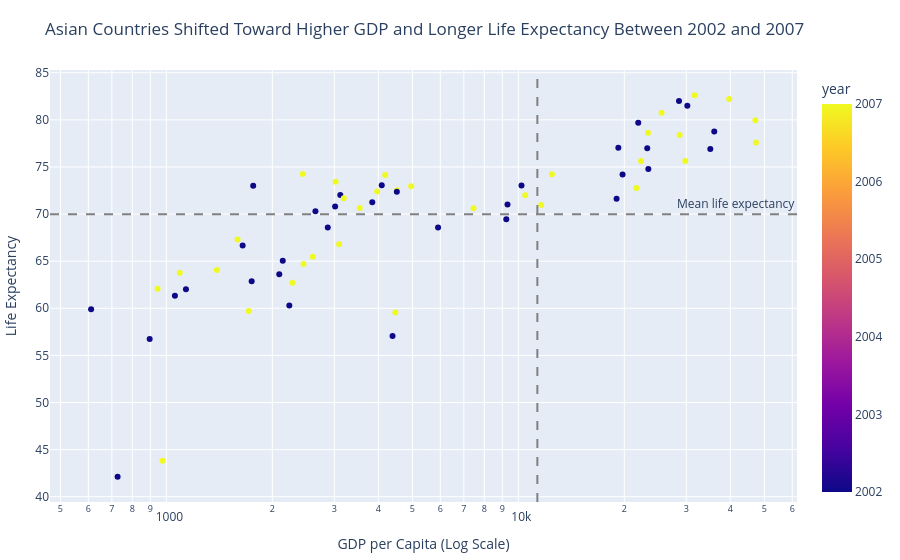

This figure's notebook cell:
### Markdown cell above
## Task 1 — Scatter: life expectancy change over time

**What to build:** A scatter showing **GDP per capita vs life expectancy** for **two years** (2002 and 2007) to show how both moved — use **colour for year** (just 2 colours), **one continent only**.

Choose any continent except Africa (that was the example). Highlight the change direction.

> 💡 Filter: `df.loc[df['continent'] == 'YOUR_CHOICE']` then filter years

### Code cell
# Task 1
# YOUR CODE HERE
import pandas as pd
import plotly.express as px

# Load dataset
df = px.data.gapminder()

# Filter to one continent (example: Asia)
asia_df = df.loc[
    (df['continent'] == 'Asia') &
    (df['year'].isin([2002, 2007]))
]

# Build scatter plot
fig = px.scatter(
    asia_df,
    x='gdpPercap',
    y='lifeExp',
    color='year',
    hover_name='country',
    log_x=True,
    color_discrete_map={
        2002: '#0072B2',  # blue
        2007: '#E69F00'   # orange
    },
    title='Asian Countries Shifted Toward Higher GDP and Longer Life Expectancy Between 2002 and 2007'
)

# Add mean reference lines
mean_gdp = asia_df['gdpPercap'].mean()
mean_life = asia_df['lifeExp'].mean()

fig.add_vline(
    x=mean_gdp,
    line_dash='dash',
    line_color='grey',
    annotation_text='Mean GDP per capita'
)

fig.add_hline(
    y=mean_life,
    line_dash='dash',
    line_color='grey',
    annotation_text='Mean life expectancy'
)

# Layout improvements
fig.update_layout(
    xaxis_title='GDP per Capita (Log Scale)',
    yaxis_title='Life Expectancy',
    legend_title='Year',
    margin=dict(t=70, l=10, r=10, b=10)
)

fig.show()

### Figure 1 — Plotly figure (JSON) as saved in the notebook; plotly's stock layout.template omitted (floating-point values rounded to 4 significant figures)
{"data": [{"hovertemplate": "<b>%{hovertext}</b><br><br>gdpPercap=%{x}<br>lifeExp=%{y}<br>year=%{marker.color}<extra></extra>", "hovertext": ["Afghanistan", "Afghanistan", "Bahrain", "Bahrain", "Bangladesh", "Bangladesh", "Cambodia", "Cambodia", "China", "China", "Hong Kong, China", "Hong Kong, China", "India", "India", "Indonesia", "Indonesia", "Iran", "Iran", "Iraq", "Iraq", "Israel", "Israel", "Japan", "Japan", "Jordan", "Jordan", "Korea, Dem. Rep.", "Korea, Dem. Rep.", "Korea, Rep.", "Korea, Rep.", "Kuwait", "Kuwait", "Lebanon", "Lebanon", "Malaysia", "Malaysia", "Mongolia", "Mongolia", "Myanmar", "Myanmar", "Nepal", "Nepal", "Oman", "Oman", "Pakistan", "Pakistan", "Philippines", "Philippines", "Saudi Arabia", "Saudi Arabia", "Singapore", "Singapore", "Sri Lanka", "Sri Lanka", "Syria", "Syria", "Taiwan", "Taiwan", "Thailand", "Thailand", "Vietnam", "Vietnam", "West Bank and Gaza", "West Bank and Gaza", "Yemen, Rep.", "Yemen, Rep."], "legendgroup": "", "marker": {"color": [2002, 2007, 2002, 2007, 2002, 2007, 2002, 2007, 2002, 2007, 2002, 2007, 2002, 2007, 2002, 2007, 2002, 2007, 2002, 2007, 2002, 2007, 2002, 2007, 2002, 2007, 2002, 2007, 2002, 2007, 2002, 2007, 2002, 2007, 2002, 2007, 2002, 2007, 2002, 2007, 2002, 2007, 2002, 2007, 2002, 2007, 2002, 2007, 2002, 2007, 2002, 2007, 2002, 2007, 2002, 2007, 2002, 2007, 2002, 2007, 2002, 2007, 2002, 2007, 2002, 2007], "coloraxis": "coloraxis", "symbol": "circle"}, "mode": "markers", "name": "", "orientation": "v", "showlegend": false, "type": "scatter", "x": [726.7, 974.6, 23400.0, 29800.0, 1136.0, 1391.0, 896.2, 1714.0, 3119.0, 4959.0, 30210.0, 39720.0, 1747.0, 2452.0, 2874.0, 3541.0, 9241.0, 11610.0, 4391.0, 4471.0, 21910.0, 25520.0, 28600.0, 31660.0, 3845.0, 4519.0, 1647.0, 1593.0, 19230.0, 23350.0, 35110.0, 47310.0, 9314.0, 10460.0, 10210.0, 12450.0, 2141.0, 3096.0, 611.0, 944.0, 1057.0, 1091.0, 19770.0, 22320.0, 2093.0, 2606.0, 2651.0, 3190.0, 19010.0, 21650.0, 36020.0, 47140.0, 3015.0, 3970.0, 4091.0, 4185.0, 23240.0, 28720.0, 5913.0, 7458.0, 1764.0, 2442.0, 4515.0, 3025.0, 2235.0, 2281.0], "xaxis": "x", "y": [42.13, 43.83, 74.8, 75.64, 62.01, 64.06, 56.75, 59.72, 72.03, 72.96, 81.5, 82.21, 62.88, 64.7, 68.59, 70.65, 69.45, 70.96, 57.05, 59.55, 79.7, 80.75, 82.0, 82.6, 71.26, 72.53, 66.66, 67.3, 77.05, 78.62, 76.9, 77.59, 71.03, 71.99, 73.04, 74.24, 65.03, 66.8, 59.91, 62.07, 61.34, 63.78, 74.19, 75.64, 63.61, 65.48, 70.3, 71.69, 71.63, 72.78, 78.77, 79.97, 70.81, 72.4, 73.05, 74.14, 76.99, 78.4, 68.56, 70.62, 73.02, 74.25, 72.37, 73.42, 60.31, 62.7], "yaxis": "y"}], "layout": {"annotations": [{"showarrow": false, "text": "Mean GDP per capita", "x": 11320.0, "xanchor": "left", "xref": "x", "y": 1, "yanchor": "top", "yref": "y domain"}, {"showarrow": false, "text": "Mean life expectancy", "x": 1, "xanchor": "right", "xref": "x domain", "y": 69.98, "yanchor": "bottom", "yref": "y"}], "coloraxis": {"colorbar": {"title": {"text": "year"}}, "colorscale": [[0, "#0d0887"], [0.1111, "#46039f"], [0.2222, "#7201a8"], [0.3333, "#9c179e"], [0.4444, "#bd3786"], [0.5556, "#d8576b"], [0.6667, "#ed7953"], [0.7778, "#fb9f3a"], [0.8889, "#fdca26"], [1, "#f0f921"]]}, "legend": {"title": {"text": "Year"}, "tracegroupgap": 0}, "margin": {"b": 10, "l": 10, "r": 10, "t": 70}, "shapes": [{"line": {"color": "grey", "dash": "dash"}, "type": "line", "x0": 11320.0, "x1": 11320.0, "xref": "x", "y0": 0, "y1": 1, "yref": "y domain"}, {"line": {"color": "grey", "dash": "dash"}, "type": "line", "x0": 0, "x1": 1, "xref": "x domain", "y0": 69.98, "y1": 69.98, "yref": "y"}], "title": {"text": "Asian Countries Shifted Toward Higher GDP and Longer Life Expectancy Between 2002 and 2007"}, "xaxis": {"anchor": "y", "domain": [0, 1], "title": {"text": "GDP per Capita (Log Scale)"}, "type": "log"}, "yaxis": {"anchor": "x", "domain": [0, 1], "title": {"text": "Life Expectancy"}}}}
